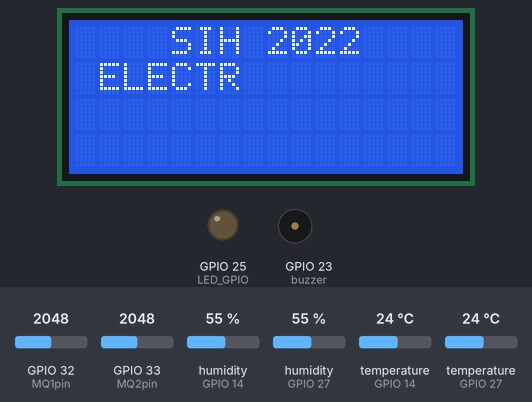
The sketch below on a simulated ESP32. Parts: 16×4 character LCD, output pins drawn as LEDs (lit = HIGH), buzzer (waves = sounding, pin HIGH). The test bench sets the inputs (shaded band); at power-on: temperature (sensors on GPIO 14, GPIO 27) 24 °C, GPIO 32 (MQ1pin) = 2048, GPIO 33 (MQ2pin) = 2048, humidity (sensors on GPIO 14, GPIO 27) 55 %. WiFi joins after 1.5 s; servers stay silent unless stated; what the sketch prints to the serial monitor is not drawn.

Above: at 2.9 s.
3.0 s: temperature (sensor on GPIO 14) set to 27.3 °C
At 5.8 s:
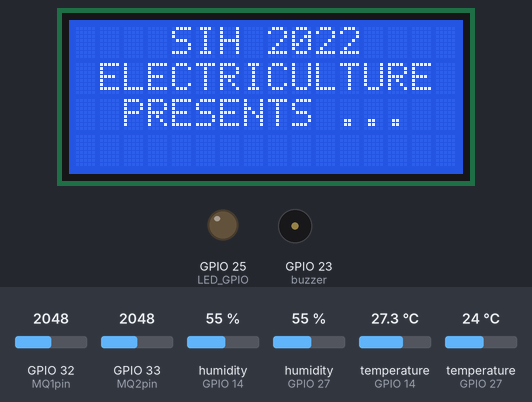
At 7.88 s:
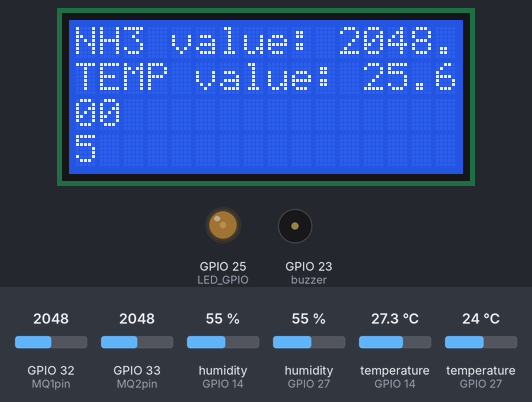
8.6 s: temperature (sensor on GPIO 14) set to 28.6 °C
10.8 s: temperature (sensor on GPIO 27) set to 26.9 °C
At 14.6 s:
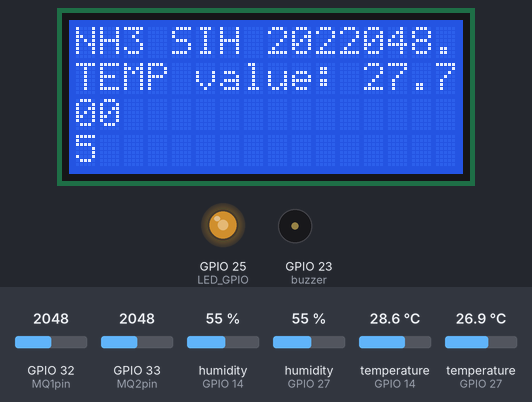
15.0 s: temperature (sensor on GPIO 27) set to 28 °C
17.2 s: GPIO 32 (MQ1pin) set to 2866
19.4 s: GPIO 33 (MQ2pin) set to 2866
At 21.2 s:
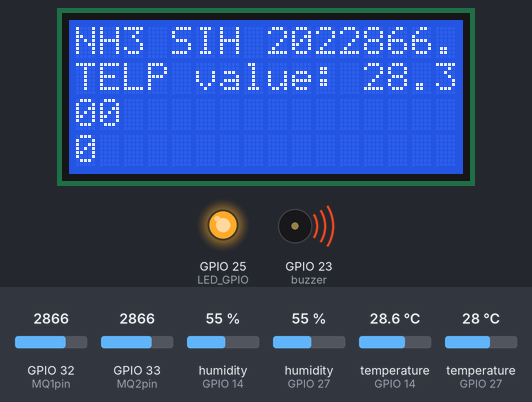
Timing chart, 0 to 22.7 s (numbered marks = the images above; inputs shaded):
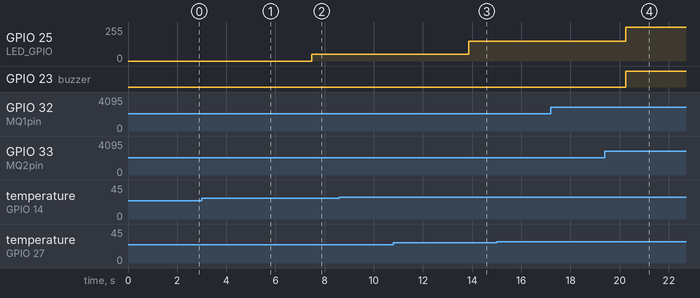

The sketch:

Silo_fan_Userinputtry.ino
```cpp
#include <FirebaseESP32.h>
#include  <WiFi.h>
#include <LiquidCrystal_I2C.h>

#include "DHT.h"

#define FIREBASE_HOST "https://smartsilo-4115a-default-rtdb.firebaseio.com/"
#define WIFI_SSID "AndroidAPD9EE" // Change the name of your WIFI
#define WIFI_PASSWORD "Vedant@1712" // Change the password of your WIFI
#define FIREBASE_Authorization_key "olLWg0GODF6Y5IqQ8FgshqvknrkMUyR2B2W2V9UM"

#define DHTPIN1 14
#define DHTPIN2 27
#define MQ1pin 32
#define MQ2pin 33
#define LED_GPIO   25
#define PWM1_Ch    0
#define PWM1_Res   8
#define PWM1_Freq  1000
#define DHTTYPE DHT22

DHT dht1(DHTPIN1, DHTTYPE);
DHT dht2(DHTPIN2, DHTTYPE);

FirebaseData firebaseData1;
FirebaseJson json;

float h1,t1,h2,t2;
float MQ1value;
float MQ2value;
float tavg;
float MQAVG;
int PWM1_DutyCycle = 0;
int lcdColumns = 16;
int lcdRows = 4;
int buzzer=23;

// buzzer 23
//all 4 fans-25
//D14 D27 DHT
//loadcell data-D19 clk-D18
//SDA-21 SCL-22
//Buzzer 23

LiquidCrystal_I2C lcd(0x27, lcdColumns, lcdRows);


void setup() {
  Serial.begin(9600);

  pinMode(MQ1pin,INPUT);
  pinMode(MQ2pin,INPUT);
  pinMode(buzzer,OUTPUT);
    // initialize LCD
  lcd.init();
  // turn on LCD backlight
  lcd.backlight();

  Serial.println(F("DHTxx test!"));

  dht1.begin();
  dht2.begin();

  ledcAttachPin(LED_GPIO, PWM1_Ch);
  ledcSetup(PWM1_Ch, PWM1_Freq, PWM1_Res);

  WiFi.begin (WIFI_SSID, WIFI_PASSWORD);
  Serial.print("Connecting...");
  while (WiFi.status() != WL_CONNECTED)
  {
    Serial.print(".");
    delay(300);
  }
  Serial.println();
  Serial.print("IP Address: ");
  Serial.println(WiFi.localIP());
  Serial.println();
  Firebase.begin(FIREBASE_HOST, FIREBASE_Authorization_key);

  if (!Firebase.beginStream(firebaseData1, "Electriculture" ))
  {
    Serial.println("------------------------------------");
    Serial.println("Can't begin stream connection...");
    Serial.println("REASON: " + firebaseData1.errorReason());
    Serial.println("------------------------------------");
    Serial.println();

    Firebase.setStreamCallback(firebaseData1, streamCallback, streamTimeoutCallback);
  }
  else
  {
    Serial.println("Stream success");

    Firebase.setStreamCallback(firebaseData1, streamCallback, streamTimeoutCallback);

  }

}

void loop() {

  lcd.setCursor(4, 0);
  lcd.print("SIH 2022");
  lcd.setCursor(1,1);
  lcd.print("E");
  delay(200);
  lcd.setCursor(2,1);
  lcd.print("L");
  delay(200);
  lcd.setCursor(3,1);
  lcd.print("E");
  delay(200);
  lcd.setCursor(4,1);
  lcd.print("C");
  delay(200);
  lcd.setCursor(5,1);
  lcd.print("T");
  delay(200);
  lcd.setCursor(6,1);
  lcd.print("R");
  delay(200);
  lcd.setCursor(7,1);
  lcd.print("I");
  delay(200);
  lcd.setCursor(8,1);
  lcd.print("C");
  delay(200);
  lcd.setCursor(9,1);
  lcd.print("U");
  delay(200);
  lcd.setCursor(10,1);
  lcd.print("L");
  delay(200);
  lcd.setCursor(11,1);
  lcd.print("T");
  delay(200);
  lcd.setCursor(12,1);
  lcd.print("U");
  delay(200);
  lcd.setCursor(13,1);
  lcd.print("R");
  delay(200);
  lcd.setCursor(14,1);
  lcd.print("E");
  delay(200);
  lcd.setCursor(-2,2);
  lcd.print("PRESENTS");
  delay(200);
  lcd.setCursor(7,2);
  lcd.print(".");
  delay(200);
  lcd.setCursor(8,2);
  lcd.print(".");
  delay(200);
  lcd.setCursor(9,2);
  lcd.print(".");
  delay(1000);
  lcd.setCursor(-4,3);
  lcd.print("** SMART SILO **");
  delay(500);
  lcd.clear();


//DHT---------------


   h1 = dht1.readHumidity();
   t1 = dht1.readTemperature();
   h2 = dht2.readHumidity();
   t2 = dht2.readTemperature();

//  if (isnan(h1) || isnan(t1) || isnan(h2) || isnan(t2) ) {
//    Serial.println(F("Failed to read from DHT sensor!"));
//    return;
//  }

  Serial.print(F("Humidity 1 : "));
  Serial.print(h1);
  Serial.print(F("%  Temperature 1 : "));
  Serial.print(t1);
  Serial.print(F("°C "));
  Serial.print(F("Humidity 2 : "));
  Serial.print(h2);
  Serial.print(F("%  Temperature 2 : "));
  Serial.print(t2);
  Serial.println(F("°C "));


  Firebase.setFloat(firebaseData1, "/EFarm/SmartSilo/Humidity1", h1);
  Firebase.setFloat(firebaseData1, "/EFarm/SmartSilo/Temperature1", t1);
  Firebase.setFloat(firebaseData1, "/EFarm/SmartSilo/Humidity2", h2);
  Firebase.setFloat(firebaseData1, "/EFarm/SmartSilo/Temperature2", t2);
  Firebase.setFloat(firebaseData1, "/EFarm/SmartSilo/Fan", 1);
//Relay-------------

tavg=(t1+t2)/2;
Serial.println(tavg);

Serial.println("Fan Speed");

  if(26>=tavg){
   ledcWrite(PWM1_Ch, 50);
   Serial.println("50");
   digitalWrite(buzzer,LOW);
  }

  else if((26<tavg) && (tavg<28)){
    ledcWrite(PWM1_Ch, 150);
    Serial.println("150");
    digitalWrite(buzzer,LOW);
  }

  else if(tavg>=28){
    ledcWrite(PWM1_Ch, 255);
    Serial.println("255");
    digitalWrite(buzzer,HIGH);

  }

//MQ135-----------

  MQ1value = analogRead(MQ1pin);
  Serial.print("MQ135 sensor no.1 : ");
  Serial.println(MQ1value, DEC);

  Firebase.setFloat(firebaseData1, "/EFarm/SmartSilo/MQ1value", MQ1value);

  MQ2value = analogRead(MQ2pin);
  Serial.print("MQ135 sensor no.2 : ");
  Serial.println(MQ2value, DEC);

  MQAVG = (MQ1value+MQ2value)/2;
  lcd.setCursor(0,0);
  lcd.print("NH3 value:");
  lcd.setCursor(11,0);
  lcd.print(MQAVG);
  lcd.setCursor(0,1);
  lcd.print("TEMP value:");
  lcd.setCursor(12,1);
  lcd.print(tavg);

  Firebase.setFloat(firebaseData1, "/EFarm/SmartSilo/MQ1value", MQ1value);
  Firebase.setFloat(firebaseData1, "/EFarm/SmartSilo/MQ2value", MQ2value);
  Firebase.setFloat(firebaseData1, "/EFarm/SmartSilo/MQavgvalue", MQAVG);


}


void streamCallback(StreamData data)
{
  Serial.println("Data path is ");
  Serial.println(data.dataPath());
  Serial.println("Idhar");
  Serial.println(data.dataType());

  if (data.dataType() == "string")
  {


    if (data.dataPath() == "/EFarm/SmartSilo/Fan")
    {
      if (data.stringData() == "1")
      {
        Serial.println("Fan ON");
           ledcWrite(PWM1_Ch, 255);
           Serial.println("255");
      }
      else if (data.stringData() == "0")
      {
        Serial.println("Fan OFF");
        ledcWrite(PWM1_Ch, 0);
        Serial.println("255");

      }
      delay(400);
    }

    else{
      Serial.println("No data recieved");
    }


   }
 }

 void streamTimeoutCallback(bool timeout)
{
  if (timeout)
  {
    Serial.println();
    Serial.println("Stream timeout, resume streaming...");
  }
}
```

Measured:
- what the display in image 1 shows lasts 1.0 s, from 5.2 s to 6.2 s
- what the display in image 2 shows lasts 0.4 s, from 7.7 s to 8.1 s
